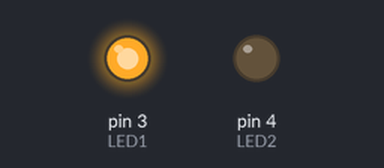
Bench run of a sketch on a simulated Arduino Uno, built with avr-gcc and run on an emulated ATmega328P. On the bench: output pins drawn as LEDs (lit = HIGH).

Above: at 0.5 s.
At 2.5 s:
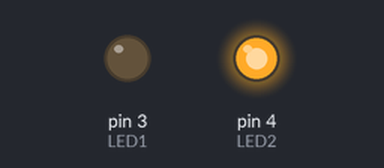
At 3.5 s:
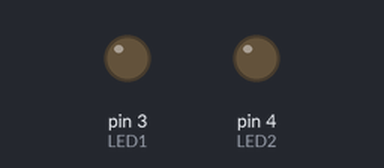
Timing chart, 0 to 5.2 s (numbered marks = the images above):
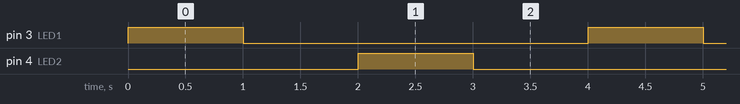

The sketch:

encender_leds_forma_alterna.ino
```cpp
/*
  René Rodríguez Martínez

  Ejemplo con dos leds encenderlos y apagarlos de forma alterna
*/

//declaramos los dos pines donde estan los leds concetados
const int LED1 = 3, LED2 = 4;

void setup() {

  //configuramos los pines en modo salida ya que le daremos ordenes de encendido (no recibimos nada)
  pinMode(LED1, OUTPUT);
  pinMode(LED2, OUTPUT);

}

void loop() {
  //Encendemos el LED 1
  digitalWrite(LED1,HIGH);
  //esperamos 1000 milisegundos
  delay(1000);
  //Apagamos el LED 1
  digitalWrite(LED1,LOW);
  //esperamos 1000 milisegundos
  delay(1000);

  //Encendemos el LED 2
  digitalWrite(LED2,HIGH);
  //esperamos 1000 milisegundos
  delay(1000);
  //Apagamos el LED 2
  digitalWrite(LED2,LOW);
  //esperamos 1000 milisegundos
  delay(1000);

  //y repetimos por que loop es en si es un bucle
}
```

Measured:
- by itself, pin 3 (LED1), pin 4 (LED2): alternates HIGH for 1.0 s and LOW for 3.0 s
- by itself, everything shown: repeats every 4.0 s, in 4 steps
